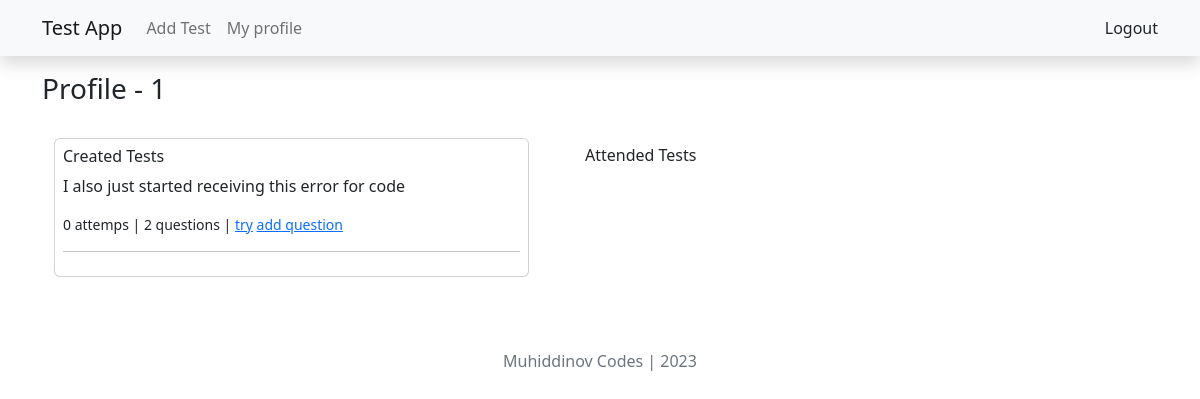
/1/profile (signed in), run on an earlier commit of the app's database.
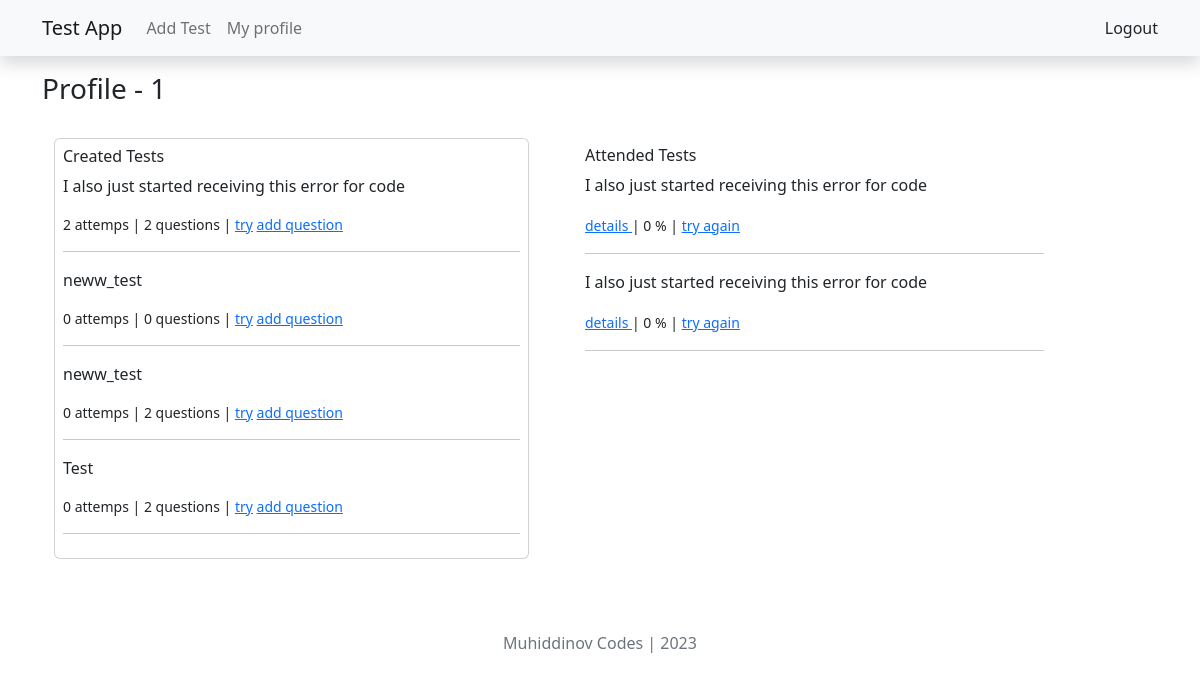
And on a later commit of the database.
### main/models.py (models this page shows, shortened)
class Test(models.Model):
    author=models.ForeignKey(User,on_delete=models.CASCADE)
    category=models.ForeignKey(Category,on_delete=models.CASCADE)
    title=models.CharField(max_length=200, null=True)
    maximum_attemps=models.PositiveBigIntegerField(null=True)
    start_date=models.DateTimeField(default=timezone.now, null=True)
    end_date=models.DateTimeField(default=(timezone.now()+timezone.timedelta(days=10)))
    pass_percentage=models.PositiveBigIntegerField(null=True)

class CheckTest(models.Model):
    student = models.ForeignKey(User, on_delete=models.CASCADE)
    test=models.ForeignKey(Test,on_delete=models.CASCADE)
    finded_questions = models.PositiveBigIntegerField(default=0, null=True)
    user_passed = models.BooleanField(default=False, null=True)
    percentage = models.PositiveBigIntegerField(default=0, null=True)

### main/user_views.py (the view)
# urls.py: path('<int:user_id>/profile', profile, name='profile')
@login_required(login_url='login')
def profile(request, user_id):
    user = get_object_or_404(User, id=user_id)
    return render(request, 'profile.html', {'user':user})

### templates/profile.html (shortened to what this page needs)
{% extends "base.html" %}
{% load crispy_forms_tags %}
{% block content %}
    <div class="content mt-3">
        <h3>Profile - {{user}}</h3>
        <div class="row">
            <div class="card p-2 col-5 m-4">
                <h6>Created Tests</h6>
                {% for i in user.test_set.all %}
                <p>{{i.title}}</p>
                <small class="d-inline">
                    {{i.checktest_set.all.count}} attemps |
                    {{i.question_set.all.count}} questions |
                    <a href="{% url 'ready_to_test' i.id %}">try</a>
                    {% if user == request.user %}
                    <a href="{% url 'new_question' i.id %}">add question</a>
                    {% endif %}
                </small>
                <hr>
                {% endfor %}
            </div>
            <div class="col-5 m-4 p-2">
                <h6>Attended Tests</h6>
                {% for i in user.checktest_set.all %}
                <p>{{i.test.title}}</p>
                <small class="d-inline">
                    <a href="{% url 'checktest' i.id %}">details  </a> | {{i.percentage}} % |
                    <a href="{% url 'ready_to_test' i.test.id %}">try again</a>
                </small>
                <hr>
                {% endfor %}
            </div>
        </div>
    </div>
{% endblock content %}

### templates/base.html (shortened to what this page needs)
{% load static %}
<!DOCTYPE html>
<html lang="en">
<head>
    <link rel="stylesheet" type="text/css" href="{% static 'styles.css' %}">
    <link rel="stylesheet" href="https://cdn.jsdelivr.net/npm/bootstrap-icons@1.3.0/font/bootstrap-icons.css">
</head>
<body>
    <nav class="shadow navbar navbar-expand-lg bg-light">
        <div class="container">
          <a class="navbar-brand" href="/">Test App</a>
          <div class="collapse navbar-collapse" id="navbarContent">
            <ul class="navbar-nav me-auto mb-2 mb-lg-0">
              <li class="nav-item">
                <a class="nav-link" href="{% url 'new_test' %}">Add Test</a>
                </li>
                {% if request.user.is_authenticated %}
                <li class="nav-item">
                  <a class="nav-link" href="{% url 'profile' request.user.id %}">My profile</a>
                </li>
                {% endif %}
            </ul>
                <div class="btn-group">
                  {% if request.user.is_authenticated %}
                  <a class="dropdown-item" href="{% url 'logout' %}">Logout</a>
                  {% else %}
                  <a href="{% url 'login' %}" class="btn btn-primary">Login</a>
                  <a href="{% url 'signup' %}" class="btn btn-primary">SignUp</a>
                  {% endif %}
                </div>
          </div>
        </div>
    </nav>
  <div class="container">
   {% block content %}
   {% endblock content %}
  </div>
    <div class="footer m-5 mb-3 ">
        <center class="text-muted" >Muhiddinov Codes | 2023</center>
    </div>
</body>
</html>

What changed in the data, as far as the page shows it:
computed for Test "I also just started receiving this error for code": checktest_set.all.count "0" → "2"
added Test: title "neww_test", checktest_set.all.count "0", question_set.all.count "0"
added Test: title "neww_test", checktest_set.all.count "0", question_set.all.count "2"
added Test: title "Test", checktest_set.all.count "0", question_set.all.count "2"
added CheckTest: test "I also just started receiving this error for code", percentage "0"
added CheckTest: test "I also just started receiving this error for code", percentage "0"
